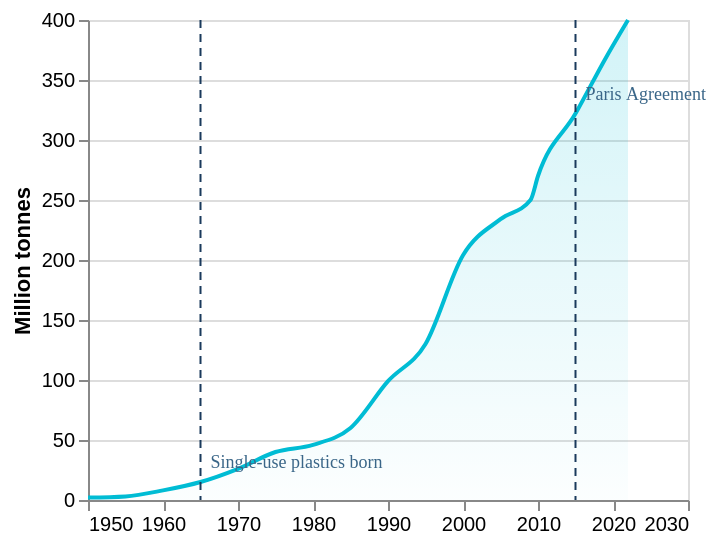

Vega-Lite specification for this chart:
### Vega-Lite specification from a JSON file in a GitHub repository (floating-point values rounded to 4 significant figures)
{"$schema": "https://vega.github.io/schema/vega-lite/v5.json", "description": "Global plastic production 1950–2022 with key event annotations. Source: PlasticsEurope, Our World in Data.", "width": "container", "height": 240, "data": {"values": [{"year": 1950, "prod": 2}, {"year": 1955, "prod": 3}, {"year": 1960, "prod": 8}, {"year": 1965, "prod": 15}, {"year": 1970, "prod": 26}, {"year": 1975, "prod": 40}, {"year": 1980, "prod": 46}, {"year": 1985, "prod": 60}, {"year": 1990, "prod": 99}, {"year": 1995, "prod": 130}, {"year": 2000, "prod": 204}, {"year": 2005, "prod": 234}, {"year": 2009, "prod": 250}, {"year": 2010, "prod": 270}, {"year": 2015, "prod": 322}, {"year": 2019, "prod": 368}, {"year": 2022, "prod": 400}]}, "layer": [{"mark": {"type": "area", "interpolate": "monotone", "line": {"color": "#00bcd4", "strokeWidth": 2}, "color": {"expr": "{ gradient: 'linear', x1: 0, y1: 0, x2: 0, y2: 1, stops: [{offset:0, color:'rgba(0,188,212,0.25)'},{offset:1, color:'rgba(0,188,212,0.02)'}]}"}}, "encoding": {"x": {"field": "year", "type": "quantitative", "axis": {"format": "d", "title": null, "grid": false}}, "y": {"field": "prod", "type": "quantitative", "axis": {"title": "Million tonnes"}}}}, {"data": {"values": [{"year": 1965, "prod": 15, "label": "Single-use plastics introduced"}, {"year": 2015, "prod": 322, "label": "Paris Agreement"}]}, "mark": {"type": "rule", "color": "#1a3a5c", "strokeDash": [4, 3], "strokeWidth": 1}, "encoding": {"x": {"field": "year", "type": "quantitative"}}}, {"data": {"values": [{"year": 1965, "prod": 15, "label": "Single-use\nplastics born"}, {"year": 2015, "prod": 322, "label": "Paris Agreement"}]}, "mark": {"type": "text", "dy": -10, "dx": 5, "fontSize": 9, "align": "left", "color": "#3a6688", "font": "DM Sans"}, "encoding": {"x": {"field": "year", "type": "quantitative"}, "y": {"field": "prod", "type": "quantitative"}, "text": {"field": "label"}}}]}
